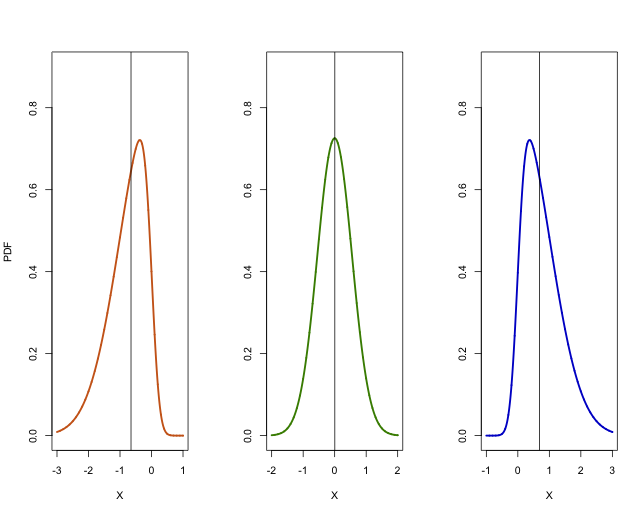

Here is the R script that generated this plot:
# ------------------------------------------------------------------------------
# Course:      MSM - Selected Topics of Mathematical Statistics
# ------------------------------------------------------------------------------
# Quantlet:    MSMpdfasymmetric
# ------------------------------------------------------------------------------
# Description: Plots of left-skewed normal distribution (shape parameter
#              alpha = - 5), symmetric normal and right-skewed normal
#              distribution (shape parameter alpha = 5).
# ------------------------------------------------------------------------------
# Output:      Plot of left-skewed normal pdf, standard normal pdf, right-skewed
#              normal pdf
# ------------------------------------------------------------------------------
# Keywords:    pdf, plot, standard, normal-distribution, asymmetric, skewness
#              left-skewed, right-skewed
# ------------------------------------------------------------------------------ 
# See also:    MSMpdfmultinormal, MSMpdfmultinormal, MSMpdfasymmetric,
#              MSMpdfasymmetric, MSMasprob, SFEbinomv, SFEBinomial
# ------------------------------------------------------------------------------
# Author:      Xiu Xu, Shi Chen 20150603
# ------------------------------------------------------------------------------

graphics.off()
rm(list = ls())

# install and load packages
libraries = c("sn")
lapply(libraries, function(x) if (!(x %in% installed.packages())) {
    install.packages(x)})
lapply(libraries, library, quietly = TRUE, character.only = TRUE)

par(mfrow = c(1, 3))
x1 = seq(-3, 1, 0.001)
x2 = seq(-2, 2, 0.001)
x3 = seq(-1, 3, 0.001)

plot(x1, dsn(x1, xi = 0, omega = 1, alpha = -5, log = FALSE), type = "l", 
    lwd = 2.5, ylab = "PDF", xlab = "X", col = "chocolate3", ylim = c(0, 0.9))
abline(v = median(rsn(x1, xi = 0, omega = 1, alpha = -5)))

plot(x2, dsn(x2, xi = 0, omega = 0.55, alpha = 0, log = FALSE), type = "l", 
    lwd = 2.5, ylab = "", xlab = "X", col = "chartreuse4", ylim = c(0, 0.9))
abline(v = median(rsn(x2, xi = 0, omega = 0.55, alpha = 0)))

plot(x3, dsn(x3, xi = 0, omega = 1, alpha = 5, log = FALSE), type = "l", 
    lwd = 2.5, ylab = "", xlab = "X", col = "blue3", ylim = c(0, 0.9))
abline(v = median(rsn(x3, xi = 0, omega = 1, alpha = 5)))
